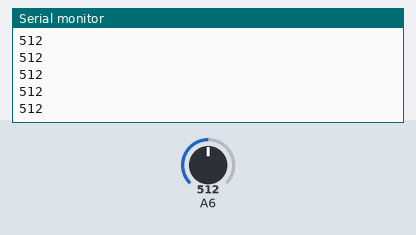
Recording of a sketch running on a simulated Arduino Nano, built with avr-gcc and run on an emulated ATmega328P. On the bench: the last lines printed to the serial monitor. The test bench sets the inputs (shaded band); at power-on: A6 = 512.

Above: at 1.2 s.
1.3 s: A6 set to 716
At 2.0 s:
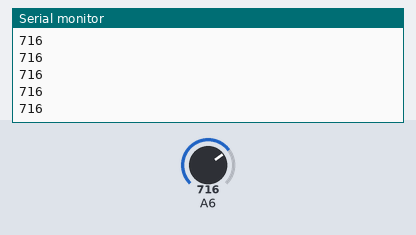
2.8 s: A6 set to 900
At 3.8 s:
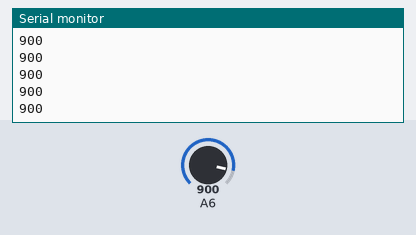
Timing chart, 0 to 5.8 s (numbered marks = the images above; inputs shaded):
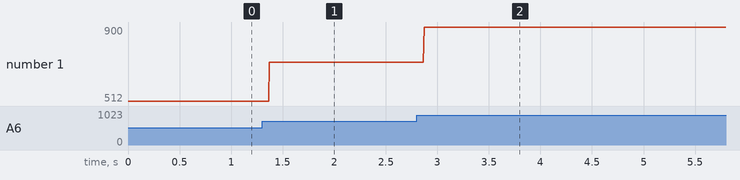

Measured:
- after the input at 1.3 s, the serial monitor: prints a new line after 0.07 s (image 1)
- after the input at 2.8 s, the serial monitor: prints a new line after 0.07 s (image 2)
- plotted number 1: 512 → 716 after the input at 1.3 s, 716 → 900 after the input at 2.8 s

The sketch:

Read_roll_switch.ino
```cpp
void setup() {
  // put your setup code here, to run once:
  Serial.begin(9600);
  pinMode(A7, INPUT_PULLUP);
}

void loop() {
  // put your main code here, to run repeatedly:
  Serial.println(analogRead(A6));

}
```
